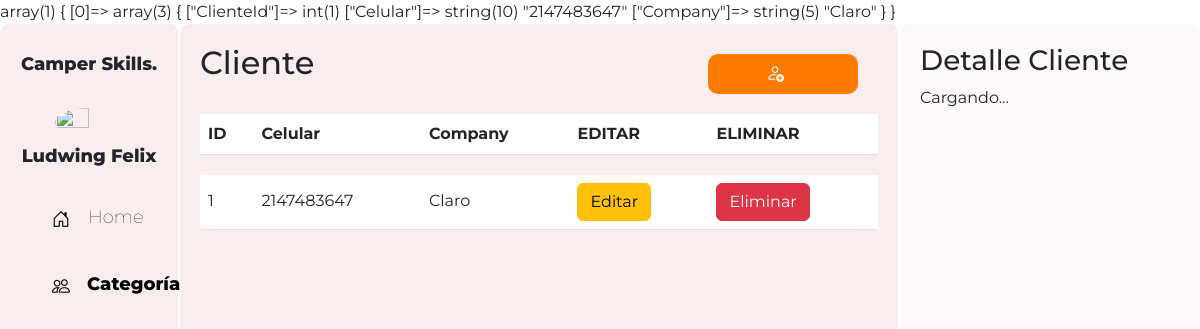
The app's page /Clientes/Clientes.php with its own data.
### tables this page shows
CREATE TABLE Clientes(
    ClienteId INT PRIMARY KEY AUTO_INCREMENT,
    Celular INT NOT NULL
);

### Config/Conectar.php (called while the page is built, shortened)
<?php
class Conectar{
    public function __construct(){
        $this->DbCnx= new PDO(DB_TYPE.":host=".DB_HOST.";dbname=".DB_NAME,DB_USER,DB_PWD,
      [PDO::ATTR_DEFAULT_FETCH_MODE => PDO::FETCH_ASSOC]
    );
    }
}
?>

### Clientes/Cliente.php (called while the page is built, shortened)
<?php
require_once("../Config/Conectar.php");
class Cliente extends Conectar{
    public function GetAll(){
        try {
            $stm = $this->DbCnx->prepare("SELECT * FROM Clientes");
            $stm->execute();
            return $stm->fetchAll();
        } catch (Exception $e) {
            return $e->getMessage();
        }
    }
}
?>

### Clientes/Clientes.php (the view, shortened to what this page needs)
<?php
require_once("Cliente.php");
$Cliente = new Cliente();
$AllData = $Cliente->GetAll();
?>
<!DOCTYPE html>
<html>
<head>
  <link rel="stylesheet" href="https://cdn.jsdelivr.net/npm/bootstrap-icons@1.10.5/font/bootstrap-icons.css">
  <link href="https://cdn.jsdelivr.net/npm/bootstrap@5.3.0-alpha3/dist/css/bootstrap.min.css" rel="stylesheet"
>
  <link rel="stylesheet" type="text/css" href="Css/Clientes.css">
</head>
<body>
<?php
echo var_dump($AllData);
?>
  <div class="contenedor">
    <div class="parte-izquierda">
      <div class="perfil">
        <h3 style="margin-bottom: 2rem;">Camper Skills.</h3>
        <img src="images/Diseño sin título.png" alt="" class="imagenPerfil">
        <h3>Ludwing Felix</h3>
      </div>
      <div class="menus">
        <a href="/Home/home.php" style="display: flex;gap:2px;">
          <i class="bi bi-house-door"> </i>
          <h3 style="margin: 0px;">Home</h3>
        </a>
        <a href="Cliente.php" style="display: flex;gap:1px;">
          <i class="bi bi-people"></i>
          <h3 style="margin: 0px;font-weight: 800;">Categorías</h3>
        </a>
      </div>
    </div>
    <div class="parte-media">
      <div style="display: flex; justify-content: space-between;">
        <h2>Cliente</h2>
        <button class="btn-m" data-bs-toggle="modal" data-bs-target="#RegistrarCliente"><i class="bi bi-person-add " style="color: rgb(255, 255, 255);" ></i></button>
      </div>
      <div class="menuTabla contenedor2">
        <table class="table table-custom table-striped">
          <thead>
            <tr>
              <th scope="col">ID</th>
              <th scope="col">Celular</th>
              <th scope="col">Company</th>
              <th scope="col">EDITAR</th>
              <th scope="col">ELIMINAR</th>
            </tr>
          </thead>
          <tbody class="" id="tabla">
            <tr>
            <?php
              foreach($AllData as $key => $val){
                echo "<tr>
                <td>".
              $val["ClienteId"].
            "</td>
            <td>".$val["Celular"]."
            </td>
            <td>".$val["Company"].
            "</td>
            <td>
            <a type='button' class='btn btn-warning'  name='Editar' href='EditarCliente.php?id=".
            $val["ClienteId"].
          "&req=edit'>Editar</a>
            </td>
            <td>
            <a type='button' class='btn btn-danger'  name='Eliminar' href='BorrarCliente.php?id=".
            $val["ClienteId"].
          "&req=delete'>Eliminar</a>
            </td>
            </tr>";
              }
            ?>
          </tbody>
        </table>
      </div>
    </div>
    <div class="parte-derecho " id="detalles">
      <h3>Detalle Cliente</h3>
      <p>Cargando...</p>
    </div>
</body>
</html>

### Clientes/Css/Clientes.css (style rules this page uses)
body { font-family: 'Montserrat', sans-serif; height: 100%; overflow: hidden; }
.contenedor { display: flex; flex-direction: row; height: 100vh; margin: 0; }
.contenedor2 { overflow: auto; height: calc(100vh - 100px); }
.parte-media { background-color: #faeded; width: 60%; padding: 20px; border-radius: 10px; border-right: 2px solid rgb(255, 255, 255); }
.parte-derecho { background-color: #fff9f9; width: 25%; padding: 20px; border-radius: 10px; }
.imagenPerfil { border-radius: 100%; width: 50%; height: 50%; }
.perfil { display: flex; justify-content: center; align-items: center; flex-direction: column; font-size:large; font-weight: 800; }
.perfil h3 { font-size:large; font-weight: 800; margin-top: 10px; }
a { text-decoration: none; font-weight: lighter; color: black; }
.menus { padding-left: 2rem; margin-top: 2rem; display: flex; flex-direction: column; justify-content: center; gap: 40px; }
.menus h3 { font-weight: lighter; font-size:large }
i { margin-right: 1rem; font-size: large; }
.btn-m { border: none; background: none; box-shadow: none; outline: none; margin: 10px 20px 10px 20px; width: 150px; height: 40px; object-fit: cover; background-color: rgb(255, 123, 0); text-decoration: none; border-radius: 10PX; color: #fff9f9; font-weight: 800; }
.table>tbody { vertical-align: sub !important; }
.table-custom { border-collapse: separate; border-spacing: 0 10px; }
.table-custom tbody tr { background-color: #f0f0f0; border-radius: 15px; }
.parte-izquierda { background-color: #faeded; width: 15%; border-right: 2px solid rgb(255, 255, 255); padding: 20px; border-radius: 10px; }

### records on screen
clientes: ClienteId "1", Celular "2147483647", Company "Claro"

### other values on screen
var_dump($AllData) "array(1) { [0]=> array(3) { [\"ClienteId\"]=> int(1) [\"Celular\"]=> string(10) \"2147483647\" [\"Company\"]=> string(5) \"Claro\" } }"
